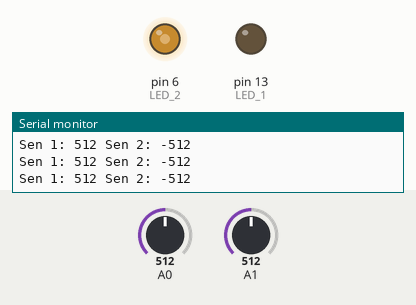
This sketch was run on a simulated Arduino Uno, built with avr-gcc and run on an emulated ATmega328P. Parts: output pins drawn as LEDs (lit = HIGH), the last lines printed to the serial monitor. The inputs (shaded band) are chosen by the test bench; at power-on: A0 = 512, A1 = 512.

Above: at 1.2 s.
1.3 s: A0 set to 527
At 2.5 s:
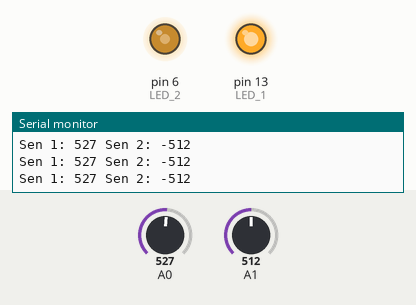
2.8 s: A1 set to 106
At 3.7 s:
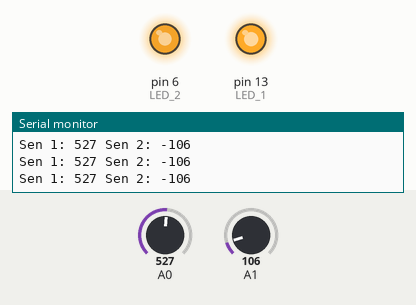
4.3 s: A1 set to 95
At 4.7 s:
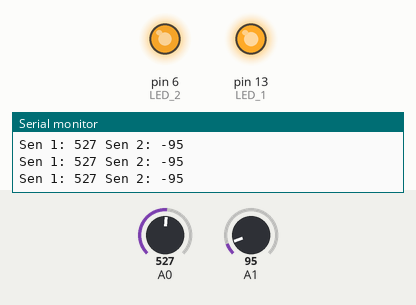
7.3 s: A0 set to 0
At 8.5 s:
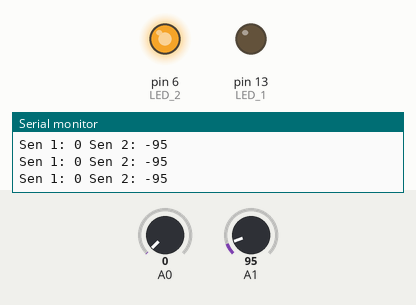
8.8 s: A1 set to 11
At 9.2 s:
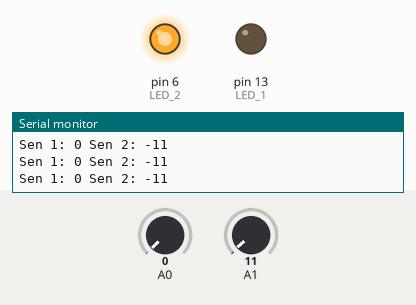
11.8 s: A1 set to 8
At 13.2 s:
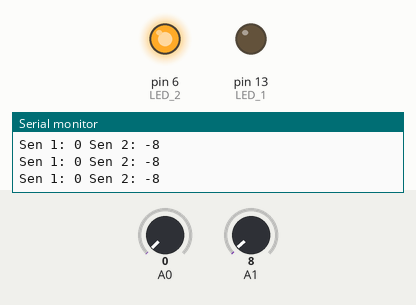
Timing chart, 0 to 14.3 s (numbered marks = the images above; inputs shaded):
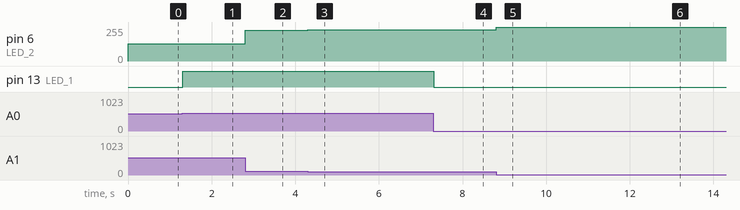

Measured:
- the behaviour switches between 513 and 514 on A0 (found by bisection; images 0 and 1)
- after the input at 1.3 s, pin 13 (LED_1): LOW → HIGH at once
- after the input at 2.8 s, pin 6 (LED_2): 129/255 → 230/255 at once
- after the input at 4.3 s, pin 6 (LED_2): 230/255 → 233/255 at once
- after the input at 7.3 s, pin 13 (LED_1): HIGH → LOW at once
- after the input at 8.8 s, pin 6 (LED_2): 233/255 → 254/255 at once
- after the input at 11.8 s, pin 6 (LED_2): 254/255 → 255/255 at once

The sketch:

3_photorezitori.ino
```cpp
const int LED_1 = 13;
const int LED_2 = 6;

void setup()
{
  pinMode(LED_1, OUTPUT);
  pinMode(LED_2, OUTPUT);
  pinMode(A0, INPUT);
  pinMode(A1, INPUT);

  Serial.begin(9600);
}

void loop()
{
  int sensorValue;
  sensorValue = analogRead(A0);
  analogWrite(LED_1, map(sensorValue, 0, 1023, 0, 255)); // map the sensor value to a range of 0-255


  int sensorValue2;
  sensorValue2 = -analogRead(A1);
  analogWrite(LED_2, map(sensorValue2, 0, 1023, 0, 255)); // map the sensor value to a range of 0-255

  String output = "Sen 1: " + String(sensorValue) + " Sen 2: " + String(sensorValue2);
  Serial.println(output);

}
```
